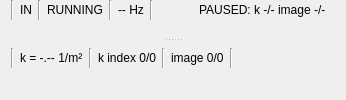
        <widget class="QWidget" name="widget_3" native="true">
         <property name="sizePolicy">
          <sizepolicy hsizetype="Expanding" vsizetype="Preferred">
           <horstretch>0</horstretch>
           <verstretch>0</verstretch>
          </sizepolicy>
         </property>
         <layout class="QVBoxLayout" name="verticalLayout_2">
          <property name="spacing">
           <number>6</number>
          </property>
          <property name="topMargin">
           <number>0</number>
          </property>
          <property name="bottomMargin">
           <number>0</number>
          </property>
          <item>
           <widget class="QSplitter" name="image_splitter">
            <property name="styleSheet">
             <string notr="true">QSplitter::handle {
	image:url(:/icons/vert_split_dots.png);
	width: 20px;
	height: 8px;
}</string>
            </property>
            <property name="orientation">
             <enum>Qt::Vertical</enum>
            </property>
            <property name="handleWidth">
             <number>5</number>
            </property>
            <widget class="QWidget" name="layoutWidget">
             <layout class="QVBoxLayout" name="verticalLayout_3">
              <property name="topMargin">
               <number>0</number>
              </property>
              <property name="rightMargin">
               <number>6</number>
              </property>
              <property name="bottomMargin">
               <number>6</number>
              </property>
              <item>
               <layout class="QHBoxLayout" name="horizontalLayout_2">
                <item>
                 <widget class="Line" name="line">
                  <property name="orientation">
                   <enum>Qt::Vertical</enum>
                  </property>
                 </widget>
                </item>
                <item>
                 <widget class="QLabel" name="screen_state_label">
                  <property name="text">
                   <string>IN</string>
                  </property>
                 </widget>
                </item>
                <item>
                 <widget class="Line" name="line_3">
                  <property name="orientation">
                   <enum>Qt::Vertical</enum>
                  </property>
                 </widget>
                </item>
                <item>
                 <widget class="QLabel" name="camera_state_label">
                  <property name="text">
                   <string>RUNNING</string>
                  </property>
                 </widget>
                </item>
                <item>
                 <widget class="Line" name="line_4">
                  <property name="orientation">
                   <enum>Qt::Vertical</enum>
                  </property>
                 </widget>
                </item>
                <item>
                 <widget class="QLabel" name="reprate_label">
                  <property name="text">
                   <string>-- Hz</string>
                  </property>
                 </widget>
                </item>
                <item>
                 <widget class="Line" name="line_5">
                  <property name="orientation">
                   <enum>Qt::Vertical</enum>
                  </property>
                 </widget>
                </item>
                <item>
                 <spacer name="horizontalSpacer">
                  <property name="orientation">
                   <enum>Qt::Horizontal</enum>
                  </property>
                  <property name="sizeHint" stdset="0">
                   <size>
                    <width>40</width>
                    <height>20</height>
                   </size>
                  </property>
                 </spacer>
                </item>
                <item>
                 <widget class="QLabel" name="scan_status_label">
                  <property name="font">
                   <font>
                    <family>MS Shell Dlg 2</family>
                   </font>
                  </property>
                  <property name="text">
                   <string>PAUSED: k -/- image -/- </string>
                  </property>
                 </widget>
                </item>
               </layout>
              </item>
              <item>
               <widget class="ImageView" name="camera_widget" native="true">
                <property name="sizePolicy">
                 <sizepolicy hsizetype="Expanding" vsizetype="Expanding">
                  <horstretch>0</horstretch>
                  <verstretch>0</verstretch>
                 </sizepolicy>
                </property>
               </widget>
              </item>
             </layout>
            </widget>
            <widget class="QWidget" name="widget_7" native="true">
             <property name="sizePolicy">
              <sizepolicy hsizetype="Expanding" vsizetype="Expanding">
               <horstretch>0</horstretch>
               <verstretch>0</verstretch>
              </sizepolicy>
             </property>
             <layout class="QVBoxLayout" name="verticalLayout_6">
              <property name="leftMargin">
               <number>0</number>
              </property>
              <property name="topMargin">
               <number>6</number>
              </property>
              <property name="rightMargin">
               <number>6</number>
              </property>
              <property name="bottomMargin">
               <number>0</number>
              </property>
              <item>
               <layout class="QHBoxLayout" name="horizontalLayout_11">
                <property name="topMargin">
                 <number>0</number>
                </property>
                <property name="rightMargin">
                 <number>0</number>
                </property>
                <item>
                 <widget class="Line" name="line_10">
                  <property name="orientation">
                   <enum>Qt::Vertical</enum>
                  </property>
                 </widget>
                </item>
                <item>
                 <widget class="QLabel" name="p_k_value_label">
                  <property name="font">
                   <font>
                    <family>Arial</family>
                   </font>
                  </property>
                  <property name="text">
                   <string>k = -.-- 1/m²</string>
                  </property>
                 </widget>
                </item>
                <item>
                 <widget class="Line" name="line_8">
                  <property name="orientation">
                   <enum>Qt::Vertical</enum>
                  </property>
                 </widget>
                </item>
                <item>
                 <widget class="QLabel" name="p_k_ind_label">
                  <property name="text">
                   <string>k index 0/0</string>
                  </property>
                 </widget>
                </item>
                <item>
                 <widget class="Line" name="line_9">
                  <property name="orientation">
                   <enum>Qt::Vertical</enum>
                  </property>
                 </widget>
                </item>
                <item>
                 <widget class="QLabel" name="p_image_label">
                  <property name="text">
                   <string>image 0/0</string>
                  </property>
                 </widget>
                </item>
                <item>
                 <widget class="Line" name="line_11">
                  <property name="orientation">
                   <enum>Qt::Vertical</enum>
                  </property>
                 </widget>
                </item>
                <item>
                 <spacer name="horizontalSpacer_9">
                  <property name="orientation">
                   <enum>Qt::Horizontal</enum>
                  </property>
                  <property name="sizeHint" stdset="0">
                   <size>
                    <width>40</width>
                    <height>20</height>
                   </size>
                  </property>
                 </spacer>
                </item>
               </layout>
              </item>
              <item>
               <widget class="ImageView" name="process_image_widget" native="true">
                <property name="sizePolicy">
                 <sizepolicy hsizetype="Expanding" vsizetype="Expanding">
                  <horstretch>0</horstretch>
                  <verstretch>0</verstretch>
                 </sizepolicy>
                </property>
                <layout class="QVBoxLayout" name="verticalLayout_7"/>
               </widget>
              </item>
             </layout>
            </widget>
           </widget>
          </item>
         </layout>
        </widget>
